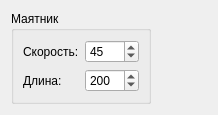
<?xml version="1.0" encoding="UTF-8"?>
<ui version="4.0">
 <class>QPendulumParametersPanel</class>
 <widget class="QWidget" name="QPendulumParametersPanel">
  <property name="geometry">
   <rect>
    <x>0</x>
    <y>0</y>
    <width>211</width>
    <height>111</height>
   </rect>
  </property>
  <property name="windowTitle">
   <string>Form</string>
  </property>
  <layout class="QHBoxLayout" name="horizontalLayout">
   <item>
    <widget class="QGroupBox" name="groupBox">
     <property name="title">
      <string>Маятник</string>
     </property>
     <layout class="QFormLayout" name="formLayout">
      <item row="0" column="1">
       <widget class="QSpinBox" name="speedSpin">
        <property name="minimum">
         <number>-360</number>
        </property>
        <property name="maximum">
         <number>360</number>
        </property>
        <property name="value">
         <number>45</number>
        </property>
       </widget>
      </item>
      <item row="1" column="1">
       <widget class="QSpinBox" name="lengthSpin">
        <property name="maximum">
         <number>1000</number>
        </property>
        <property name="value">
         <number>200</number>
        </property>
       </widget>
      </item>
      <item row="0" column="0">
       <widget class="QLabel" name="label">
        <property name="text">
         <string>Скорость:</string>
        </property>
       </widget>
      </item>
      <item row="1" column="0">
       <widget class="QLabel" name="label_2">
        <property name="text">
         <string>Длина:</string>
        </property>
       </widget>
      </item>
     </layout>
    </widget>
   </item>
   <item>
    <widget class="QColorPicker" name="widget" native="true">
     <property name="minimumSize">
      <size>
       <width>50</width>
       <height>50</height>
      </size>
     </property>
     <property name="maximumSize">
      <size>
       <width>50</width>
       <height>93</height>
      </size>
     </property>
    </widget>
   </item>
  </layout>
 </widget>
 <customwidgets>
  <customwidget>
   <class>QColorPicker</class>
   <extends>QWidget</extends>
   <header>qcolorpicker.h</header>
   <container>1</container>
  </customwidget>
 </customwidgets>
 <resources/>
 <connections/>
</ui>
